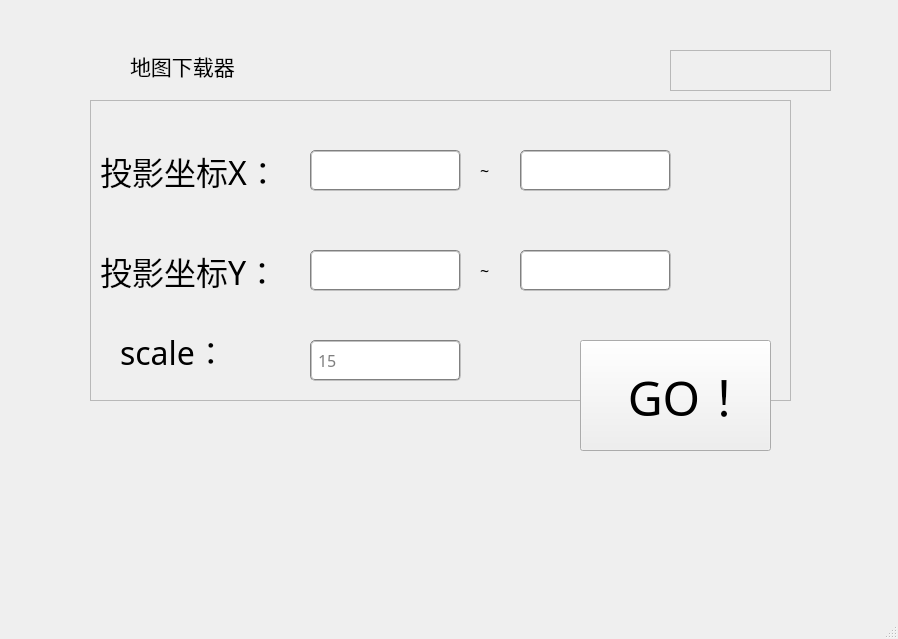
<?xml version="1.0" encoding="UTF-8"?>
<ui version="4.0">
 <class>MainWindow</class>
 <widget class="QMainWindow" name="MainWindow">
  <property name="geometry">
   <rect>
    <x>0</x>
    <y>0</y>
    <width>898</width>
    <height>639</height>
   </rect>
  </property>
  <property name="windowTitle">
   <string>MainWindow</string>
  </property>
  <widget class="QWidget" name="centralwidget">
   <widget class="QLabel" name="label">
    <property name="geometry">
     <rect>
      <x>40</x>
      <y>34</y>
      <width>811</width>
      <height>471</height>
     </rect>
    </property>
    <property name="text">
     <string/>
    </property>
    <property name="pixmap">
     <pixmap>../实习2_request/pics/white-1.png</pixmap>
    </property>
    <property name="scaledContents">
     <bool>true</bool>
    </property>
   </widget>
   <widget class="QFrame" name="frame_2">
    <property name="geometry">
     <rect>
      <x>90</x>
      <y>100</y>
      <width>701</width>
      <height>301</height>
     </rect>
    </property>
    <property name="frameShape">
     <enum>QFrame::StyledPanel</enum>
    </property>
    <property name="frameShadow">
     <enum>QFrame::Raised</enum>
    </property>
    <widget class="QLineEdit" name="lineEdit_5">
     <property name="geometry">
      <rect>
       <x>220</x>
       <y>240</y>
       <width>151</width>
       <height>41</height>
      </rect>
     </property>
     <property name="font">
      <font>
       <family>微软雅黑</family>
       <pointsize>12</pointsize>
      </font>
     </property>
     <property name="styleSheet">
      <string notr="true">border:2px groove gray;
border-radius:5px;
padding:2px 4px</string>
     </property>
     <property name="text">
      <string/>
     </property>
     <property name="placeholderText">
      <string>15</string>
     </property>
    </widget>
    <widget class="QLineEdit" name="lineEdit_2">
     <property name="geometry">
      <rect>
       <x>430</x>
       <y>50</y>
       <width>151</width>
       <height>41</height>
      </rect>
     </property>
     <property name="font">
      <font>
       <family>微软雅黑</family>
       <pointsize>12</pointsize>
      </font>
     </property>
     <property name="styleSheet">
      <string notr="true">border:2px groove gray;
border-radius:5px;
padding:2px 4px</string>
     </property>
    </widget>
    <widget class="QLabel" name="label_2">
     <property name="geometry">
      <rect>
       <x>10</x>
       <y>30</y>
       <width>241</width>
       <height>81</height>
      </rect>
     </property>
     <property name="font">
      <font>
       <family>微软雅黑</family>
       <pointsize>24</pointsize>
      </font>
     </property>
     <property name="text">
      <string>投影坐标X：</string>
     </property>
    </widget>
    <widget class="QLineEdit" name="lineEdit_3">
     <property name="geometry">
      <rect>
       <x>220</x>
       <y>150</y>
       <width>151</width>
       <height>41</height>
      </rect>
     </property>
     <property name="font">
      <font>
       <family>微软雅黑</family>
       <pointsize>12</pointsize>
      </font>
     </property>
     <property name="styleSheet">
      <string notr="true">border:2px groove gray;
border-radius:5px;
padding:2px 4px</string>
     </property>
     <property name="text">
      <string/>
     </property>
    </widget>
    <widget class="QLabel" name="label_5">
     <property name="geometry">
      <rect>
       <x>390</x>
       <y>150</y>
       <width>21</width>
       <height>41</height>
      </rect>
     </property>
     <property name="font">
      <font>
       <family>微软雅黑</family>
       <pointsize>12</pointsize>
      </font>
     </property>
     <property name="text">
      <string>~</string>
     </property>
    </widget>
    <widget class="QLabel" name="label_4">
     <property name="geometry">
      <rect>
       <x>10</x>
       <y>140</y>
       <width>211</width>
       <height>61</height>
      </rect>
     </property>
     <property name="font">
      <font>
       <family>微软雅黑</family>
       <pointsize>24</pointsize>
      </font>
     </property>
     <property name="text">
      <string>投影坐标Y：</string>
     </property>
    </widget>
    <widget class="QLineEdit" name="lineEdit">
     <property name="geometry">
      <rect>
       <x>220</x>
       <y>50</y>
       <width>151</width>
       <height>41</height>
      </rect>
     </property>
     <property name="font">
      <font>
       <family>微软雅黑</family>
       <pointsize>12</pointsize>
      </font>
     </property>
     <property name="styleSheet">
      <string notr="true">border:2px groove gray;
border-radius:5px;
padding:2px 4px</string>
     </property>
    </widget>
    <widget class="QLabel" name="label_3">
     <property name="geometry">
      <rect>
       <x>390</x>
       <y>50</y>
       <width>21</width>
       <height>41</height>
      </rect>
     </property>
     <property name="font">
      <font>
       <family>微软雅黑</family>
       <pointsize>12</pointsize>
      </font>
     </property>
     <property name="text">
      <string>~</string>
     </property>
    </widget>
    <widget class="QLineEdit" name="lineEdit_4">
     <property name="geometry">
      <rect>
       <x>430</x>
       <y>150</y>
       <width>151</width>
       <height>41</height>
      </rect>
     </property>
     <property name="font">
      <font>
       <family>微软雅黑</family>
       <pointsize>12</pointsize>
      </font>
     </property>
     <property name="styleSheet">
      <string notr="true">border:2px groove gray;
border-radius:5px;
padding:2px 4px</string>
     </property>
     <property name="text">
      <string/>
     </property>
    </widget>
    <widget class="QLabel" name="label_7">
     <property name="geometry">
      <rect>
       <x>30</x>
       <y>220</y>
       <width>131</width>
       <height>61</height>
      </rect>
     </property>
     <property name="font">
      <font>
       <family>微软雅黑</family>
       <pointsize>24</pointsize>
      </font>
     </property>
     <property name="text">
      <string>scale：</string>
     </property>
    </widget>
   </widget>
   <widget class="QPushButton" name="pushButton_3">
    <property name="geometry">
     <rect>
      <x>580</x>
      <y>340</y>
      <width>191</width>
      <height>111</height>
     </rect>
    </property>
    <property name="font">
     <font>
      <family>微软雅黑</family>
      <pointsize>36</pointsize>
     </font>
    </property>
    <property name="text">
     <string>  GO！</string>
    </property>
   </widget>
   <widget class="QLabel" name="label_6">
    <property name="geometry">
     <rect>
      <x>80</x>
      <y>50</y>
      <width>41</width>
      <height>41</height>
     </rect>
    </property>
    <property name="text">
     <string/>
    </property>
    <property name="pixmap">
     <pixmap>../实习2_request/pics/地图.png</pixmap>
    </property>
    <property name="scaledContents">
     <bool>true</bool>
    </property>
   </widget>
   <widget class="QLabel" name="label_8">
    <property name="geometry">
     <rect>
      <x>130</x>
      <y>30</y>
      <width>141</width>
      <height>71</height>
     </rect>
    </property>
    <property name="font">
     <font>
      <family>微软雅黑</family>
      <pointsize>16</pointsize>
     </font>
    </property>
    <property name="text">
     <string>地图下载器</string>
    </property>
   </widget>
   <widget class="QFrame" name="frame">
    <property name="geometry">
     <rect>
      <x>670</x>
      <y>50</y>
      <width>161</width>
      <height>41</height>
     </rect>
    </property>
    <property name="frameShape">
     <enum>QFrame::StyledPanel</enum>
    </property>
    <property name="frameShadow">
     <enum>QFrame::Raised</enum>
    </property>
    <widget class="QPushButton" name="pushButton">
     <property name="geometry">
      <rect>
       <x>30</x>
       <y>-10</y>
       <width>51</width>
       <height>51</height>
      </rect>
     </property>
     <property name="styleSheet">
      <string notr="true">background-color: rgba(0,0,0,0);
border:none; </string>
     </property>
     <property name="text">
      <string/>
     </property>
     <property name="icon">
      <iconset>
       <normaloff>../实习2_request/pics/最小化.png</normaloff>../实习2_request/pics/最小化.png</iconset>
     </property>
    </widget>
    <widget class="QPushButton" name="pushButton_2">
     <property name="geometry">
      <rect>
       <x>90</x>
       <y>0</y>
       <width>41</width>
       <height>31</height>
      </rect>
     </property>
     <property name="styleSheet">
      <string notr="true">background-color: rgba(0,0,0,0);
border:none; </string>
     </property>
     <property name="text">
      <string/>
     </property>
     <property name="icon">
      <iconset>
       <normaloff>../实习2_request/pics/关闭.png</normaloff>../实习2_request/pics/关闭.png</iconset>
     </property>
    </widget>
   </widget>
  </widget>
  <widget class="QMenuBar" name="menubar">
   <property name="geometry">
    <rect>
     <x>0</x>
     <y>0</y>
     <width>898</width>
     <height>26</height>
    </rect>
   </property>
  </widget>
  <widget class="QStatusBar" name="statusbar"/>
 </widget>
 <resources/>
 <connections>
  <connection>
   <sender>pushButton</sender>
   <signal>clicked()</signal>
   <receiver>MainWindow</receiver>
   <slot>showMinimized()</slot>
   <hints>
    <hint type="sourcelabel">
     <x>728</x>
     <y>94</y>
    </hint>
    <hint type="destinationlabel">
     <x>708</x>
     <y>30</y>
    </hint>
   </hints>
  </connection>
  <connection>
   <sender>pushButton_2</sender>
   <signal>clicked()</signal>
   <receiver>MainWindow</receiver>
   <slot>close()</slot>
   <hints>
    <hint type="sourcelabel">
     <x>776</x>
     <y>92</y>
    </hint>
    <hint type="destinationlabel">
     <x>816</x>
     <y>28</y>
    </hint>
   </hints>
  </connection>
 </connections>
</ui>
